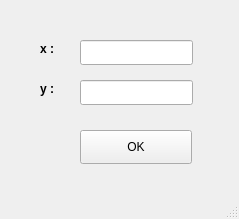
<?xml version="1.0" encoding="UTF-8"?>
<ui version="4.0">
 <class>MainWindow</class>
 <widget class="QMainWindow" name="MainWindow">
  <property name="geometry">
   <rect>
    <x>0</x>
    <y>0</y>
    <width>239</width>
    <height>219</height>
   </rect>
  </property>
  <property name="windowTitle">
   <string>MainWindow</string>
  </property>
  <widget class="QWidget" name="centralwidget">
   <widget class="QLabel" name="label_5">
    <property name="geometry">
     <rect>
      <x>40</x>
      <y>40</y>
      <width>81</width>
      <height>19</height>
     </rect>
    </property>
    <property name="text">
     <string>&lt;html&gt;&lt;head/&gt;&lt;body&gt;&lt;p&gt;&lt;span style=&quot; font-weight:600;&quot;&gt;x :&lt;/span&gt;&lt;/p&gt;&lt;/body&gt;&lt;/html&gt;</string>
    </property>
   </widget>
   <widget class="QLineEdit" name="lineEdit_3">
    <property name="geometry">
     <rect>
      <x>80</x>
      <y>40</y>
      <width>113</width>
      <height>25</height>
     </rect>
    </property>
   </widget>
   <widget class="QPushButton" name="pushButton">
    <property name="geometry">
     <rect>
      <x>80</x>
      <y>130</y>
      <width>112</width>
      <height>34</height>
     </rect>
    </property>
    <property name="text">
     <string>OK</string>
    </property>
   </widget>
   <widget class="QLineEdit" name="lineEdit_4">
    <property name="geometry">
     <rect>
      <x>80</x>
      <y>80</y>
      <width>113</width>
      <height>25</height>
     </rect>
    </property>
   </widget>
   <widget class="QLabel" name="label_6">
    <property name="geometry">
     <rect>
      <x>40</x>
      <y>80</y>
      <width>81</width>
      <height>19</height>
     </rect>
    </property>
    <property name="text">
     <string>&lt;html&gt;&lt;head/&gt;&lt;body&gt;&lt;p&gt;&lt;span style=&quot; font-weight:600;&quot;&gt;y :&lt;/span&gt;&lt;/p&gt;&lt;/body&gt;&lt;/html&gt;</string>
    </property>
   </widget>
  </widget>
  <widget class="QStatusBar" name="statusbar"/>
 </widget>
 <resources/>
 <connections/>
</ui>
